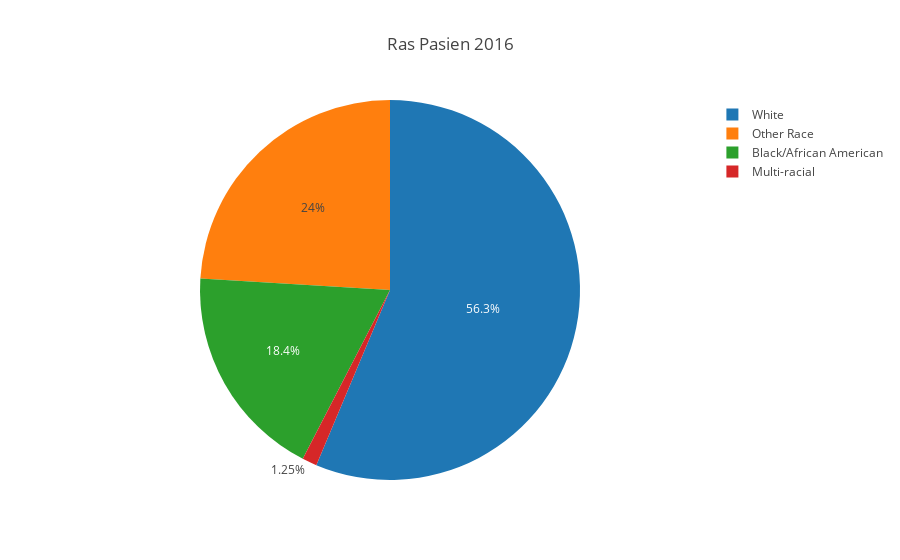

Notebook code for this chart:
### Code cell
trace0 = go.Pie(
    labels=ras['Race'],
    values=ras['count']
)

data = [trace0]
layout = go.Layout(
    title='Ras Pasien 2016',
)

fig = go.Figure(data=data, layout=layout)
iplot(fig, filename='race-group-patient')

### Figure 1 — Plotly figure (JSON) as saved in the notebook; plotly's stock layout.template omitted (floating-point values rounded to 4 significant figures)
{"data": [{"labels": ["Other Race", "Multi-racial", "White", "Black/African American"], "type": "pie", "uid": "e9f5bcd9-3a8e-433f-93fe-fea924fc0cab", "values": [563342, 29283, 1320275, 430529]}], "layout": {"title": {"text": "Ras Pasien 2016"}}}
